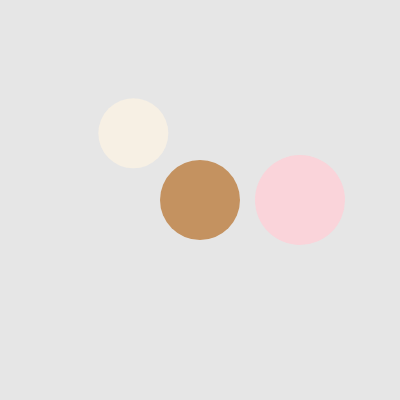
Frame 1 (no input)
Frame 60 (no input): identical to frame 1, image omitted
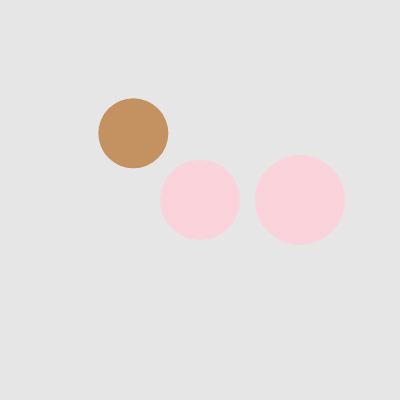
Frame 120 (the mouse pressed at the canvas centre since frame 60)

The p5.js sketch that drew these frames (run headless with seeded random() and noise() and a simulated clock; from frame 60 on, the mouse is pressed at the canvas centre):

// p5.js sketch
// ── sketch.js
// DM2008 – Activity 4a
// Bake a Cookie (30 min)

let cookie;

function setup() {
  createCanvas(400, 400);
  noStroke();

  // Step 3: make one cookie object
  cookie = new Cookie("chocolate", 80, width/2, height/2);
  cookie2 = new Cookie("vanilla", 70, width/3, height/3);
  cookie3 = new Cookie("strawberry", 90, width/4*3,height/2);
}

function draw() {
  background(230);

  // Step 4: call the cookie’s show() method
  cookie.show();
  cookie2.show();
  cookie3.show();
  cookie.move(); ////if call cookie.move here, always updating so movement is smooth
}

// Step 1: define the Cookie class
class Cookie {
  constructor(flavor, sz, x, y) {
    // set up required properties
    this.flavor = flavor;
    this.sz = sz;
    this.x = x;
    this.y = y;
  }

  // Step 2: display the cookie
  show() {
    switch (this.flavor) {
      case "chocolate":
        fill(196, 146, 96);
        break;
      case "vanilla":
        fill(247, 240, 228);
        break;
        case "strawberry":
        fill(250, 212, 218);
        break;
      default:
        fill(220, 180, 120);
    }
    ellipse(this.x, this.y, this.sz);
  }

  // Steps 5 & 6: Implement additional methods here
  randomizer() {
    this.flavor = random(["chocolate", "vanilla", "strawberry"]);
  }
  
  move() {
    if(keyIsDown(LEFT_ARROW) == true) {
      this.x -= 5;
    }
    if(keyIsDown(RIGHT_ARROW) == true) {
      this.x += 5;
    }
  }
}

// Step 5: add movement (keyboard arrows)
function keyPressed() {
  // cookie.move(); //if call cookie.move here, only called once so movement is staggered
}
// Add keyboard interaction so the cookie can move around the canvas

// Step 6: add flavor randomizer (mouse click)
function mousePressed() {
  cookie.randomizer();
  cookie2.randomizer();
  cookie3.randomizer();
}
// mouse click action that randomizes its flavor between a minimum of three options

//bro what is happening in this class
